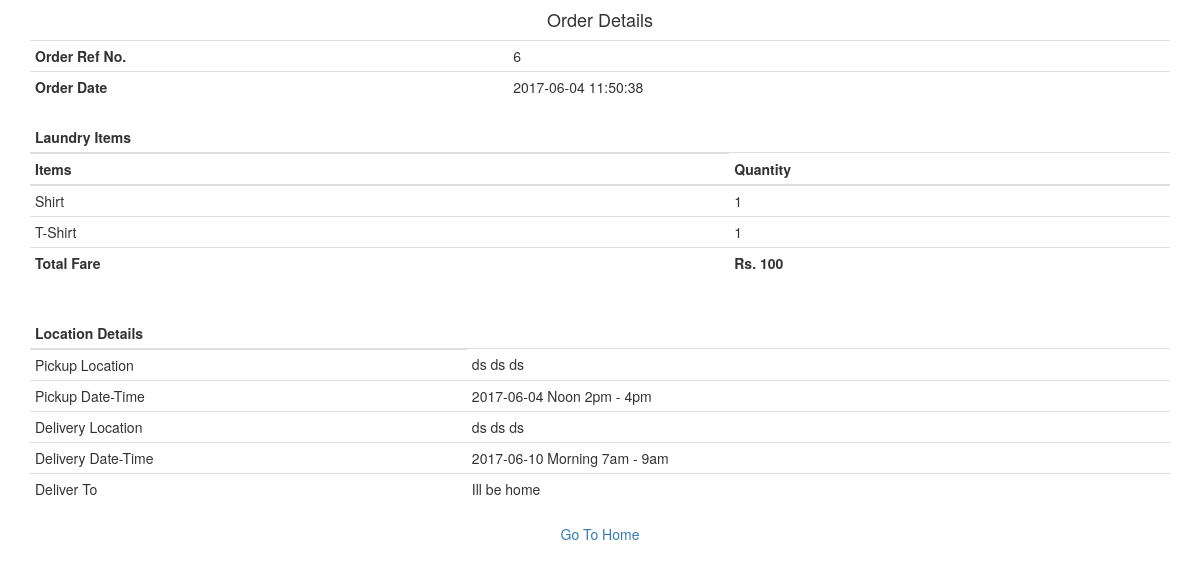
Page /myorders/order/6 (signed in) on the committed database.
### Order/models.py (models this page shows, shortened)
class OrderInfo(models.Model):
    pickup_date = models.CharField(max_length=100,null=True)
    pickup_time = models.CharField(max_length=100,null=True)
    pickup_add = models.CharField(max_length=100,null=True)
    pickup_city = models.CharField(max_length=100,null=True)
    pickup_pin = models.CharField(max_length=100,null=True)
    del_date = models.CharField(max_length=100,null=True)
    del_time = models.CharField(max_length=100,null=True)
    del_add = models.CharField(max_length=100,null=True)
    del_city = models.CharField(max_length=100,null=True)
    del_pin = models.CharField(max_length=100,null=True)
    del_option = models.ForeignKey(DeliverTo, on_delete=models.CASCADE, null=True)
    total_fare = models.IntegerField(null=True)

class OrderPlaced(models.Model):
    user_id = models.ForeignKey(User, on_delete=models.CASCADE)
    order_info_id = models.ForeignKey(OrderInfo, on_delete=models.CASCADE)
    order_date = models.CharField(max_length=100, null=True)

class OrderItems(models.Model):
    order_info_id = models.ForeignKey(OrderInfo, on_delete=models.CASCADE)
    items = models.ForeignKey(Items, on_delete=models.CASCADE)
    quantity = models.CharField(max_length=10, null=True)

class Items(models.Model):
    category_id = models.ForeignKey(Category, on_delete=models.CASCADE)
    type = models.CharField(max_length=50)
    rate = models.IntegerField()

class DeliverTo(models.Model):
    options = models.CharField(max_length=100)
    def __str__(self):
        return (self.options)

### Order/views.py (the view)
# urls.py: url(r'^myorders/order/(?P<pk>[0-9]+)', views.orderdisplay, name='orderdisplay'),
def orderdisplay(request, pk):
    if request.user.is_authenticated():
        orderplaced = OrderPlaced.objects.get(order_info_id=pk)
        if(request.user == orderplaced.user_id):
            order_info = OrderInfo.objects.get(pk=pk)
            items_ordered = OrderItems.objects.filter(order_info_id=pk)
            return render(request, 'Order/placed_order.html', {'order_info': order_info, 'items': items_ordered,
                                                               'date': orderplaced.order_date})
        else:
            return HttpResponse("Order Not Found!")
    else:
        return render(request, 'Order/login.html', {})

### Order/templates/Order/placed_order.html
{% extends 'user/base.html' %}
{% block body %}
<div class="container text-center">
<h4>Order Details</h4>
<table class="table table-condensed text-left">
    <tbody>
        <tr>
            <td><b>Order Ref No.</b></td>
            <td>{{ order_info.id }}</td>
        </tr>
        <tr>
            <td><b>Order Date</b></td>
            <td>{{ date }}</td>
        </tr>
    </tbody>
</table>
<table class="table table-condensed text-left">
    <thead>
    <tr>
        <th>
            Laundry Items
        </th>
    </tr>
    </thead>
    <thead>
      <tr>
        <th>Items</th>
        <th>Quantity</th>
      </tr>
    </thead>
    <tbody>
    {% for x in items %}
      <tr>
        <td>{{ x.items.type }}</td>
        <td>{{ x.quantity }}</td>
      </tr>
    {% endfor %}
        <tr>
        <td><b>Total Fare</b></td>
        <td><b>Rs. {{ order_info.total_fare }}</b></td>
        </tr>
    </tbody>
</table>
<br>
<table class="table table-condensed text-left">
    <thead>
    <tr>
        <th>
            Location Details
        </th>
    </tr>
    </thead>
    <tbody>
    <tr>
        <td>Pickup Location</td>
        <td>{{ order_info.pickup_add }} {{ order_info.pickup_city }} {{ order_info.pickup_pin }}</td>
    </tr>
    <tr>
        <td>Pickup Date-Time</td>
        <td>{{ order_info.pickup_date }} {{ order_info.pickup_time }} </td>
    </tr>
    <tr>
        <td>Delivery Location</td>
        <td>{{ order_info.del_add }} {{ order_info.del_city }} {{ order_info.del_pin }}</td>
    </tr>
    <tr>
        <td>Delivery Date-Time</td>
        <td>{{ order_info.del_date }} {{ order_info.del_time }} </td>
    </tr>
    <tr>
        <td>Deliver To</td>
        <td>{{ order_info.del_option }} </td>
    </tr>
   </tbody>
</table>
<a href="{% url 'order:home' %}">Go To Home</a>
</div>
{% endblock %}

### rows in the picture
OrderInfo: id "6", total_fare "100", pickup_add "ds", pickup_city "ds", pickup_pin "ds", pickup_date "2017-06-04", pickup_time "Noon 2pm - 4pm", del_add "ds", del_city "ds", del_pin "ds", del_date "2017-06-10", del_time "Morning 7am - 9am", del_option "Ill be home"
OrderPlaced: order_date "2017-06-04 11:50:38"
OrderItems: items.type "Shirt", quantity "1"
OrderItems: items.type "T-Shirt", quantity "1"
